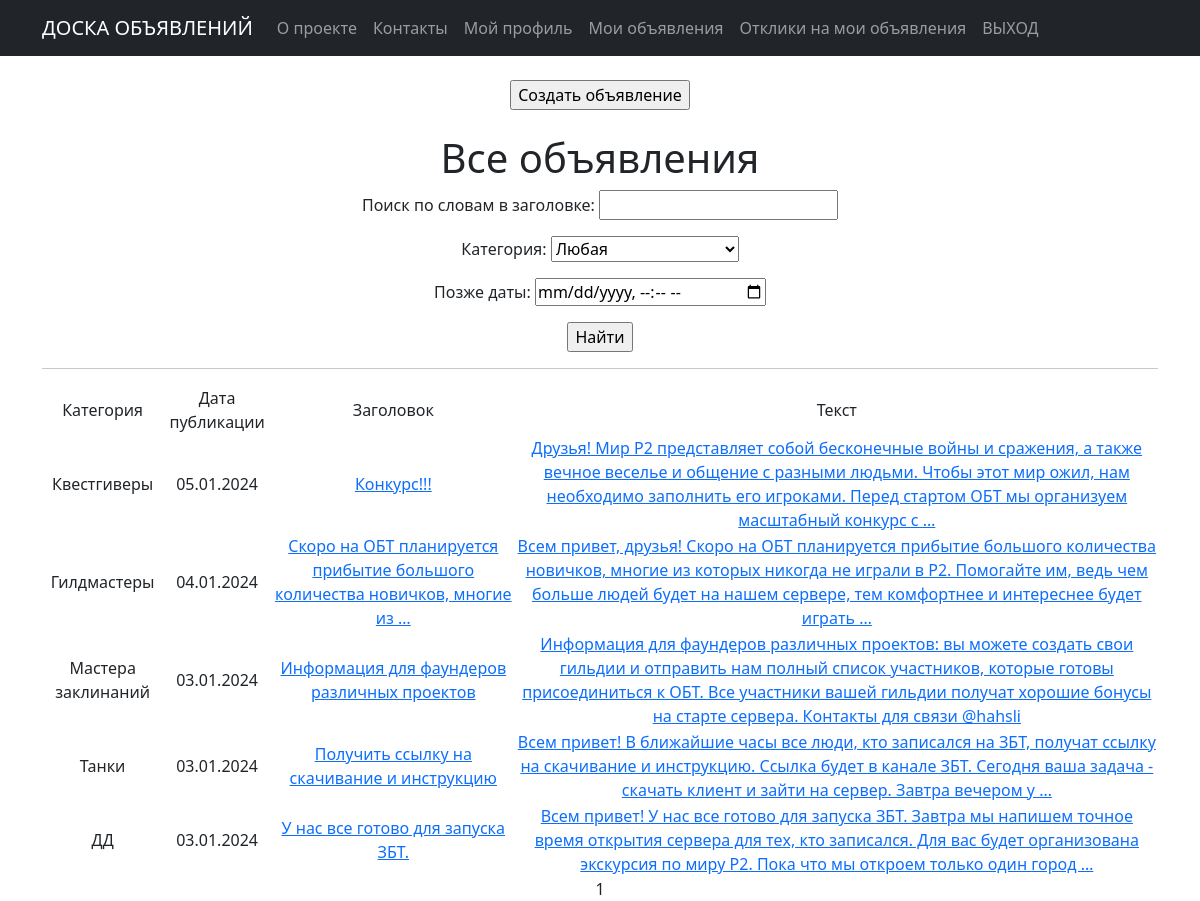
Screenshot of /calls/ with the database file from the repository.
### calls/models.py (models this page shows, shortened)
class Call(models.Model):
    CATEGORIES_LIST = [
        ('tanks', 'Танки'),
        ('hills', 'Хилы'),
        ('dd', 'ДД'),
        ('traders', 'Торговцы'),
        ('gild_masters', 'Гилдмастеры'),
        ('quest_givers', 'Квестгиверы'),
        ('blacksmiths', 'Кузнецы'),
        ('tanners', 'Кожевники'),
        ('potion_masters', 'Зельевары'),
        ('spell_masters', 'Мастера заклинаний'),
    ]
    call_author = models.ForeignKey(User, on_delete=models.CASCADE)
    call_create_date = models.DateTimeField(auto_now_add=True)
    call_category = models.CharField(max_length=14, choices=CATEGORIES_LIST, default='tanks')
    call_header = models.CharField(max_length=128)
    call_text = models.TextField()
    call_img = models.ImageField(upload_to='call', null=True, blank=True, verbose_name='Изображение')

### calls/views.py (the view)
# urls.py: path('', CallsList.as_view(), name='call_list'),
class CallsList(ListView):
    model = Call
    ordering = '-call_create_date'
    template_name = 'calls.html'
    context_object_name = 'calls'
    paginate_by = 8
    def get_queryset(self):
        queryset = super().get_queryset()
        self.filterset = CallFilter(self.request.GET, queryset)
        return self.filterset.qs
    def get_context_data(self, **kwargs):
        context = super().get_context_data(**kwargs)
        context['filterset'] = self.filterset
        return context

### templates/calls.html (shortened to what this page needs)
{% extends 'flatpages/default.html' %}
{% load custom_tags %}
{% block content %}
    <br>
    <input type="button" value="Создать объявление" onClick='location.href="{% url 'call_create' %}"'>
    <br><br>
   <h1>Все объявления</h1>
   <form action="" method="get">
       {{ filterset.form.as_p }}
       <input type="submit" value="Найти" />
   </form>
   <hr>
   {% if calls %}
       <table>
           <tr>
               <td>Категория</td>
               <td>Дата публикации</td>
               <td>Заголовок</td>
               <td>Текст</td>
           </tr>
           {% for call in calls %}
           <tr>
               <td>{{ call.get_call_category_display }}</td>
               <td>{{ call.call_create_date|date:'d.m.Y' }}</td>
               <td><a href="{% url 'respond_send' call.id %}">{{ call.call_header|truncatewords:10 }}</a></td>
               <td><a href="{% url 'respond_send' call.id %}">{{ call.call_text|truncatewords:35 }}</a></td>
           </tr>
           {% endfor %}
       </table>
   {% else %}
       <h2>Объявлений нет!</h2>
   {% endif %}
   {{ page_obj.number }}
{% endblock content %}

### rows the page displays
Call: call_category "Квестгиверы", call_create_date "05.01.2024", call_header "Конкурс!!!", call_text "Друзья! Мир Р2 представляет собой бесконечные войны и сражения, а также вечное веселье и общение с разными людьми. Чтобы этот мир ожил, нам необходимо заполнить его игроками. Перед стартом ОБТ мы организуем масштабный конкурс с …"
Call: call_category "Гилдмастеры", call_create_date "04.01.2024", call_header "Скоро на ОБТ планируется прибытие большого количества новичков, многие из …", call_text "Всем привет, друзья! Скоро на ОБТ планируется прибытие большого количества новичков, многие из которых никогда не играли в Р2. Помогайте им, ведь чем больше людей будет на нашем сервере, тем комфортнее и интереснее будет играть …"
Call: call_category "Мастера заклинаний", call_create_date "03.01.2024", call_header "Информация для фаундеров различных проектов", call_text "Информация для фаундеров различных проектов: вы можете создать свои гильдии и отправить нам полный список участников, которые готовы присоединиться к ОБТ. Все участники вашей гильдии получат хорошие бонусы на старте сервера. Контакты для связи @hahsli"
Call: call_category "Танки", call_create_date "03.01.2024", call_header "Получить ссылку на скачивание и инструкцию", call_text "Всем привет! В ближайшие часы все люди, кто записался на ЗБТ, получат ссылку на скачивание и инструкцию. Ссылка будет в канале ЗБТ. Сегодня ваша задача - скачать клиент и зайти на сервер. Завтра вечером у …"
Call: call_category "ДД", call_create_date "03.01.2024", call_header "У нас все готово для запуска ЗБТ.", call_text "Всем привет! У нас все готово для запуска ЗБТ. Завтра мы напишем точное время открытия сервера для тех, кто записался. Для вас будет организована экскурсия по миру Р2. Пока что мы откроем только один город …"

### other values shown
{{ page_obj.number }} "1"
